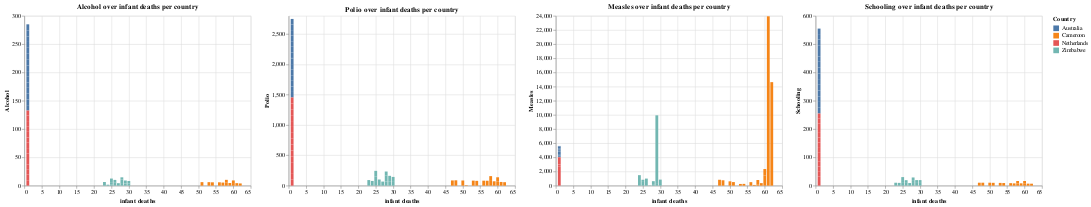

This figure's notebook cell:
### Markdown cell above
Here bar charts were created to see the correlation between infant deaths and the different health interventions and schooling. Another set was created to see the correlation between schooling and health interventions and infant deaths.

### Code cell
alt.Chart(filtered_df).mark_bar().encode(
    x='infant deaths',
    y='Alcohol',
    color='Country'
).properties(title='Alcohol over infant deaths per country')|alt.Chart(filtered_df).mark_bar().encode(
    x='infant deaths',
    y='Polio',
    color='Country'
).properties(title='Polio over infant deaths per country')|alt.Chart(filtered_df).mark_bar().encode(
    x='infant deaths',
    y='Measles',
    color='Country'
).properties(title='Measles over infant deaths per country')|alt.Chart(filtered_df).mark_bar().encode(
    x='infant deaths',
    y='Schooling',
    color='Country'
).properties(title='Schooling over infant deaths per country')

### Figure 1 — Vega-Lite specification as saved in the notebook (floating-point values rounded to 4 significant figures)
{"config": {"view": {"continuousWidth": 400, "continuousHeight": 300}}, "hconcat": [{"mark": "bar", "encoding": {"color": {"field": "Country", "type": "nominal"}, "x": {"field": "infant deaths", "type": "quantitative"}, "y": {"field": "Alcohol", "type": "quantitative"}}, "title": "Alcohol over infant deaths per country"}, {"mark": "bar", "encoding": {"color": {"field": "Country", "type": "nominal"}, "x": {"field": "infant deaths", "type": "quantitative"}, "y": {"field": "Polio", "type": "quantitative"}}, "title": "Polio over infant deaths per country"}, {"mark": "bar", "encoding": {"color": {"field": "Country", "type": "nominal"}, "x": {"field": "infant deaths", "type": "quantitative"}, "y": {"field": "Measles", "type": "quantitative"}}, "title": "Measles over infant deaths per country"}, {"mark": "bar", "encoding": {"color": {"field": "Country", "type": "nominal"}, "x": {"field": "infant deaths", "type": "quantitative"}, "y": {"field": "Schooling", "type": "quantitative"}}, "title": "Schooling over infant deaths per country"}], "data": {"name": "data-0bcf5a5dda81ccb7da1e112b62e6a35a"}, "$schema": "https://vega.github.io/schema/vega-lite/v4.17.0.json", "datasets": {"data-0bcf5a5dda81ccb7da1e112b62e6a35a": [{"Year": 2001, "Country": "Australia", "infant deaths": 1, "Alcohol": 9.53, "Polio": 91.0, "Measles": 141, "Schooling": 20.5}, {"Year": 2003, "Country": "Australia", "infant deaths": 1, "Alcohol": 9.97, "Polio": 92.0, "Measles": 91, "Schooling": 20.6}, {"Year": 2011, "Country": "Australia", "infant deaths": 1, "Alcohol": 10.3, "Polio": 92.0, "Measles": 190, "Schooling": 19.8}, {"Year": 2006, "Country": "Australia", "infant deaths": 1, "Alcohol": 10.31, "Polio": 92.0, "Measles": 0, "Schooling": 20.3}, {"Year": 2014, "Country": "Australia", "infant deaths": 1, "Alcohol": 9.71, "Polio": 92.0, "Measles": 340, "Schooling": 20.4}, {"Year": 2002, "Country": "Australia", "infant deaths": 1, "Alcohol": 9.84, "Polio": 92.0, "Measles": 32, "Schooling": 20.1}, {"Year": 2012, "Country": "Australia", "infant deaths": 1, "Alcohol": 10.03, "Polio": 92.0, "Measles": 199, "Schooling": 20.1}, {"Year": 2000, "Country": "Australia", "infant deaths": 1, "Alcohol": 10.17, "Polio": 9.0, "Measles": 108, "Schooling": 20.4}, {"Year": 2004, "Country": "Australia", "infant deaths": 1, "Alcohol": 9.84, "Polio": 92.0, "Measles": 70, "Schooling": 20.7}, {"Year": 2009, "Country": "Australia", "infant deaths": 1, "Alcohol": 10.62, "Polio": 92.0, "Measles": 104, "Schooling": 19.1}, {"Year": 2007, "Country": "Australia", "infant deaths": 1, "Alcohol": 10.56, "Polio": 92.0, "Measles": 11, "Schooling": 19.0}, {"Year": 2005, "Country": "Australia", "infant deaths": 1, "Alcohol": 10.3, "Polio": 92.0, "Measles": 10, "Schooling": 20.3}, {"Year": 2013, "Country": "Australia", "infant deaths": 1, "Alcohol": 9.87, "Polio": 91.0, "Measles": 158, "Schooling": 20.3}, {"Year": 2008, "Country": "Australia", "infant deaths": 1, "Alcohol": 10.76, "Polio": 92.0, "Measles": 65, "Schooling": 19.1}, {"Year": 2010, "Country": "Australia", "infant deaths": 1, "Alcohol": 10.52, "Polio": 92.0, "Measles": 70, "Schooling": 19.5}, {"Year": 2011, "Country": "Cameroon", "infant deaths": 51, "Alcohol": 6.19, "Polio": 8.0, "Measles": 504, "Schooling": 10.0}, {"Year": 2008, "Country": "Cameroon", "infant deaths": 56, "Alcohol": 5.9, "Polio": 82.0, "Measles": 495, "Schooling": 8.8}, {"Year": 2001, "Country": "Cameroon", "infant deaths": 61, "Alcohol": 4.43, "Polio": 61.0, "Measles": 23934, "Schooling": 7.1}, {"Year": 2004, "Country": "Cameroon", "infant deaths": 59, "Alcohol": 4.71, "Polio": 72.0, "Measles": 358, "Schooling": 8.2}, {"Year": 2000, "Country": "Cameroon", "infant deaths": 62, "Alcohol": 3.91, "Polio": 57.0, "Measles": 14629, "Schooling": 6.9}, {"Year": 2012, "Country": "Cameroon", "infant deaths": 50, "Alcohol": 0.01, "Polio": 85.0, "Measles": 609, "Schooling": 10.4}, {"Year": 2010, "Country": "Cameroon", "infant deaths": 53, "Alcohol": 6.15, "Polio": 83.0, "Measles": 240, "Schooling": 9.7}, {"Year": 2006, "Country": "Cameroon", "infant deaths": 58, "Alcohol": 5.22, "Polio": 78.0, "Measles": 196, "Schooling": 8.2}, {"Year": 2014, "Country": "Cameroon", "infant deaths": 47, "Alcohol": 0.01, "Polio": 86.0, "Measles": 831, "Schooling": 10.4}, {"Year": 2013, "Country": "Cameroon", "infant deaths": 48, "Alcohol": 0.01, "Polio": 88.0, "Measles": 760, "Schooling": 10.4}, {"Year": 2009, "Country": "Cameroon", "infant deaths": 54, "Alcohol": 5.89, "Polio": 79.0, "Measles": 251, "Schooling": 9.2}, {"Year": 2007, "Country": "Cameroon", "infant deaths": 57, "Alcohol": 5.44, "Polio": 81.0, "Measles": 100, "Schooling": 8.0}, {"Year": 2005, "Country": "Cameroon", "infant deaths": 58, "Alcohol": 5.03, "Polio": 79.0, "Measles": 605, "Schooling": 8.3}, {"Year": 2002, "Country": "Cameroon", "infant deaths": 60, "Alcohol": 4.58, "Polio": 66.0, "Measles": 1448, "Schooling": 8.4}, {"Year": 2003, "Country": "Cameroon", "infant deaths": 60, "Alcohol": 4.64, "Polio": 72.0, "Measles": 899, "Schooling": 8.1}, {"Year": 2004, "Country": "Netherlands", "infant deaths": 1, "Alcohol": 9.56, "Polio": 98.0, "Measles": 11, "Schooling": 16.5}, {"Year": 2006, "Country": "Netherlands", "infant deaths": 1, "Alcohol": 9.79, "Polio": 96.0, "Measles": 1, "Schooling": 16.5}, {"Year": 2013, "Country": "Netherlands", "infant deaths": 1, "Alcohol": 8.68, "Polio": 97.0, "Measles": 2632, "Schooling": 18.1}, {"Year": 2005, "Country": "Netherlands", "infant deaths": 1, "Alcohol": 9.69, "Polio": 96.0, "Measles": 4, "Schooling": 16.4}, {"Year": 2010, "Country": "Netherlands", "infant deaths": 1, "Alcohol": 9.33, "Polio": 97.0, "Measles": 15, "Schooling": 17.0}, {"Year": 2008, "Country": "Netherlands", "infant deaths": 1, "Alcohol": 9.62, "Polio": 97.0, "Measles": 109, "Schooling": 16.8}, {"Year": 2002, "Country": "Netherlands", "infant deaths": 1, "Alcohol": 9.68, "Polio": 97.0, "Measles": 3, "Schooling": 16.9}, {"Year": 2014, "Country": "Netherlands", "infant deaths": 1, "Alcohol": 0.01, "Polio": 96.0, "Measles": 140, "Schooling": 18.1}, {"Year": 2007, "Country": "Netherlands", "infant deaths": 1, "Alcohol": 9.53, "Polio": 97.0, "Measles": 10, "Schooling": 16.6}, {"Year": 2009, "Country": "Netherlands", "infant deaths": 1, "Alcohol": 9.23, "Polio": 97.0, "Measles": 15, "Schooling": 16.9}, {"Year": 2001, "Country": "Netherlands", "infant deaths": 1, "Alcohol": 9.95, "Polio": 97.0, "Measles": 0, "Schooling": 16.7}, {"Year": 2011, "Country": "Netherlands", "infant deaths": 1, "Alcohol": 8.96, "Polio": 97.0, "Measles": 51, "Schooling": 17.2}, {"Year": 2000, "Country": "Netherlands", "infant deaths": 1, "Alcohol": 10.06, "Polio": 97.0, "Measles": 1019, "Schooling": 16.5}, {"Year": 2003, "Country": "Netherlands", "infant deaths": 1, "Alcohol": 9.56, "Polio": 98.0, "Measles": 4, "Schooling": 16.5}, {"Year": 2012, "Country": "Netherlands", "infant deaths": 1, "Alcohol": 9.05, "Polio": 97.0, "Measles": 10, "Schooling": 18.1}, {"Year": 2001, "Country": "Zimbabwe", "infant deaths": 25, "Alcohol": 1.72, "Polio": 76.0, "Measles": 529, "Schooling": 9.8}, {"Year": 2002, "Country": "Zimbabwe", "infant deaths": 25, "Alcohol": 4.43, "Polio": 73.0, "Measles": 304, "Schooling": 10.0}, {"Year": 2013, "Country": "Zimbabwe", "infant deaths": 25, "Alcohol": 6.39, "Polio": 95.0, "Measles": 0, "Schooling": 10.4}, {"Year": 2012, "Country": "Zimbabwe", "infant deaths": 26, "Alcohol": 6.09, "Polio": 95.0, "Measles": 0, "Schooling": 9.8}, {"Year": 2006, "Country": "Zimbabwe", "infant deaths": 28, "Alcohol": 4.57, "Polio": 71.0, "Measles": 212, "Schooling": 9.5}, {"Year": 2014, "Country": "Zimbabwe", "infant deaths": 23, "Alcohol": 6.5, "Polio": 92.0, "Measles": 0, "Schooling": 10.3}, {"Year": 2004, "Country": "Zimbabwe", "infant deaths": 27, "Alcohol": 4.36, "Polio": 67.0, "Measles": 31, "Schooling": 9.2}, {"Year": 2008, "Country": "Zimbabwe", "infant deaths": 30, "Alcohol": 3.56, "Polio": 75.0, "Measles": 0, "Schooling": 9.7}, {"Year": 2007, "Country": "Zimbabwe", "infant deaths": 29, "Alcohol": 3.88, "Polio": 73.0, "Measles": 242, "Schooling": 9.6}, {"Year": 2000, "Country": "Zimbabwe", "infant deaths": 24, "Alcohol": 1.68, "Polio": 78.0, "Measles": 1483, "Schooling": 9.8}, {"Year": 2011, "Country": "Zimbabwe", "infant deaths": 28, "Alcohol": 6.0, "Polio": 93.0, "Measles": 0, "Schooling": 10.1}, {"Year": 2003, "Country": "Zimbabwe", "infant deaths": 26, "Alcohol": 4.06, "Polio": 7.0, "Measles": 998, "Schooling": 9.5}, {"Year": 2010, "Country": "Zimbabwe", "infant deaths": 29, "Alcohol": 5.21, "Polio": 89.0, "Measles": 9696, "Schooling": 10.0}, {"Year": 2009, "Country": "Zimbabwe", "infant deaths": 30, "Alcohol": 4.64, "Polio": 69.0, "Measles": 853, "Schooling": 9.9}, {"Year": 2005, "Country": "Zimbabwe", "infant deaths": 28, "Alcohol": 4.14, "Polio": 69.0, "Measles": 420, "Schooling": 9.3}]}}
